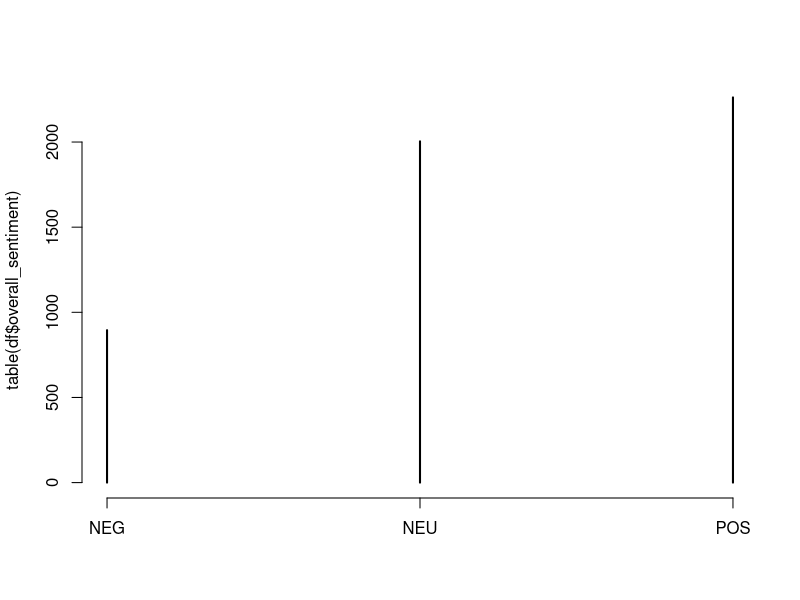
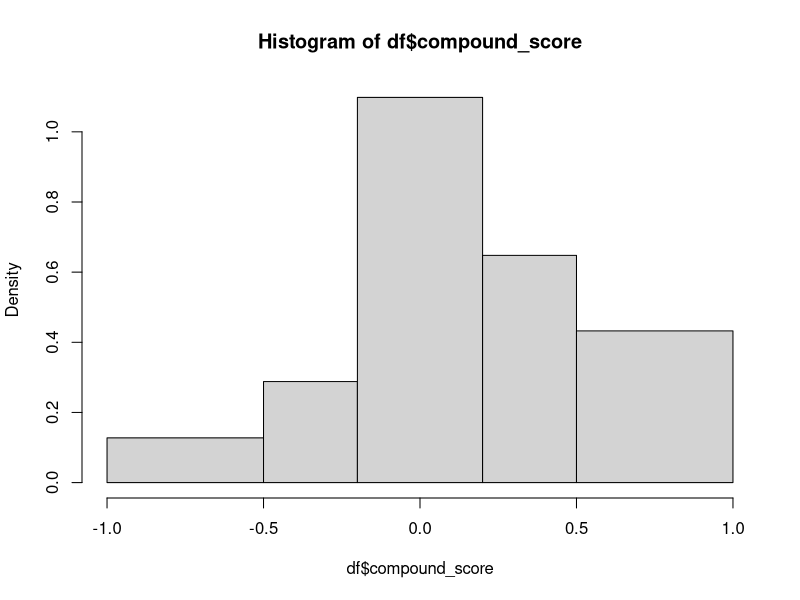

Write the R code that produced these figures, in order. (Note: this script raises an error after producing the figures.)
getwd()
setwd("/Users/eylulaygun/Desktop/Year\ 5/stat\ 447B/CovidSentimentAnalysis")

# read dataframe and perform basic transformations
df <- read.csv("updated_dataframe-apr06-2.csv")
training_set <- read.csv("training_set.csv")
testing_set <- read.csv("testing_set.csv")

# Data visualizations
summary(df)

plot(table(df$overall_sentiment))
hist(df$compound_score, c(-1, -0.5, -0.2, 0.2, 0.5, 1))  # distribution, skewed towards positive

cor.test(df$retweets, df$favorites,  method = "spearman") # reject null hypothesis
cor.test(df$retweets, df$compound_score, method = "spearman") # can't reject
cor.test(df$favorites, df$compound_score, method = "spearman") # reject null hypothesis

labels =  c("VNEG", "NEG", "NEU", "POS", "VPOS")
par(mfrow=c(2,3))
for (i in 1:5){
  sentiment_i_retweets = df$retweets2[which(df$overall_sentiment == labels[i])]
  sentiment_i_scores = df$compound_score[which(df$overall_sentiment == labels[i])]
  print(head(sentiment_i_scores))
  print(labels[i])
  #boxplot(sentiment_i_scores, xlab = labels[i], ylab= "scores")
  boxplot(sentiment_i_retweets, xlab = labels[i], ylab= "retweets^(1/4)")
}

table(training_set$user_location)
table(training_set$user_verified)
table(testing_set$user_verified)
par(mfrow=c(2,2))
# see how average compound score has changed over time for tweets
mean_score_by_day = aggregate(training_set$compound_score, by = list(training_set$date), FUN = mean )
plot( x = as.factor(mean_score_by_day$Group.1), y= mean_score_by_day$x, ylab = "Mean Score") 
max_score_by_date =  aggregate(training_set$compound_score, by = list(training_set$date), FUN = max )
plot( x = as.factor(max_score_by_date$Group.1), y= max_score_by_date$x, ylab = "Max Score") 
min_score_by_date = aggregate(training_set$compound_score, by= list(training_set$date), FUN = min)
plot( x = as.factor(min_score_by_date$Group.1), y= min_score_by_date$x, ylab = "Min Score") # increasing trend
median_score_by_date = aggregate(training_set$compound_score, by= list(training_set$date), FUN = median)
plot( x = as.factor(median_score_by_date$Group.1), y= median_score_by_date$x, ylab = "Median Score") # slightly? increase, most values are zero.

difference_min_max = max_score_by_date$x - min_score_by_date$x # over time, tweets get "milder"

par(mfrow=c(2,3))
# How does number of hashtags change in terms of tweet sentiment
for (i in 1:5){
  sentiment_i_hashtag_count = df$hashtags_count[which(df$overall_sentiment == labels[i])]
  sentiment_i_scores = df$compound_score[which(df$overall_sentiment == labels[i])]
  print(head(sentiment_i_hashtag_count))
  print(labels[i])
  #boxplot(sentiment_i_scores, xlab = labels[i], ylab= "scores")
  boxplot(sentiment_i_hashtag_count, xlab = labels[i], ylab= "hashtag count")
}



